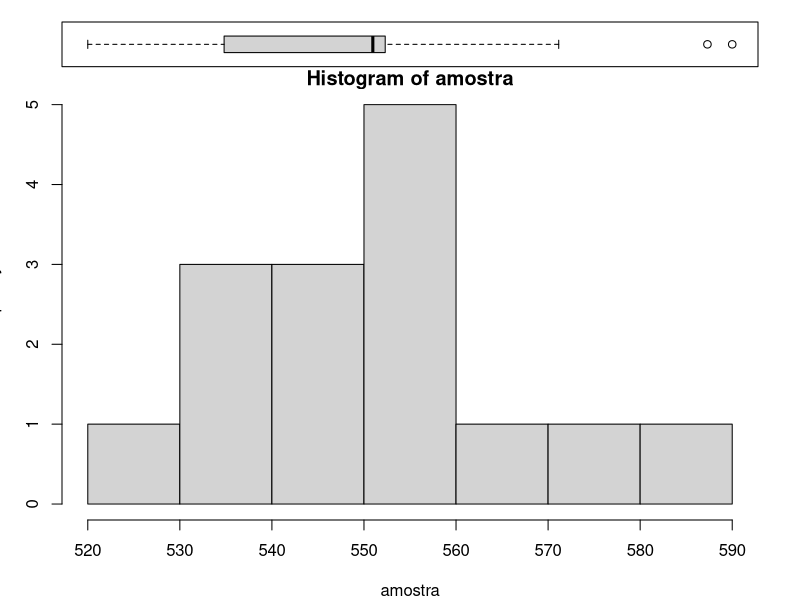

This figure's R source:
## ---- chunk 1
amostra <- c(553, 552, 567, 579, 550, 541, 537, 553, 552, 546, 538,
553, 581, 539, 529)
n <- length(amostra)
alpha <- 0.05
## ---- chunk 2
#Layout to split the screen
layout(mat = matrix(c(1,2),2,1, byrow=TRUE),  height = c(1,8))
#Draw the boxplot and the histogram 
par(mar=c(0, 3.1, 1.1, 2.1))
boxplot(amostra, horizontal = TRUE,  xaxt="n")
par(mar=c(4, 3.1, 1.1, 2.1))
hist(amostra)
## ---- chunk 3
amostra_mean <- mean(amostra)
cat("Media da Maquina 1: ", amostra_mean, "\n")
amostra_var <- var(amostra)
cat("Variancia da Maquina 2: ", amostra_var, "\n")

## ---- chunk 4
li = qt(alpha, n-1)
cat("Limite Inferior: ", li)
## ---- chunk 5
media_0 = 560
z_obs = (amostra_mean - media_0 )/(sqrt(amostra_var/n))
cat("A estatistica de teste para o exemplo dado e: ", z_obs)
